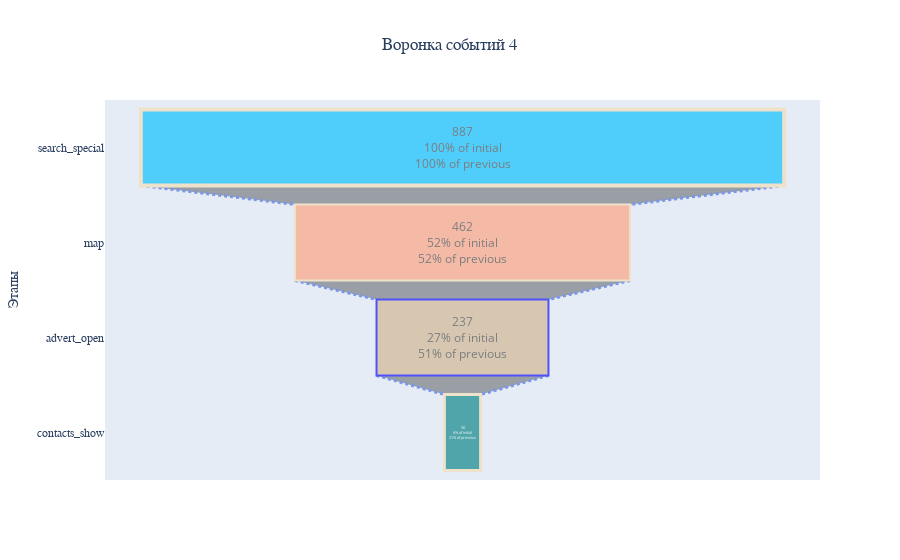

The code cell stored with this chart in its notebook:
### Markdown cell above
#### search_special -> map -> advert_open -> contacts_show

### Code cell
table_temp = filtred_data(dataset,'search_special', 'map', 'advert_open', 'contacts_show')
build_funnel(table_temp, 4)

### Figure 1 — Plotly figure (JSON) as saved in the notebook; plotly's stock layout.template omitted (floating-point values rounded to 4 significant figures)
{"data": [{"connector": {"line": {"color": "royalblue", "dash": "dot", "width": 3}}, "marker": {"color": ["deepskyblue", "lightsalmon", "tan", "teal", "silver"], "line": {"color": ["wheat", "wheat", "blue", "wheat", "wheat"], "width": [4, 2, 2, 3, 1, 1]}}, "opacity": 0.65, "textinfo": "value+percent initial+percent previous", "textposition": "inside", "type": "funnel", "x": [887, 462, 237, 50], "y": ["search_special", "map", "advert_open", "contacts_show"]}], "layout": {"title": {"font": {"family": "Times New Roman"}, "text": "Воронка событий 4", "x": 0.5}, "yaxis": {"tickfont": {"family": "Times New Roman"}, "title": {"font": {"family": "Times New Roman"}, "text": "Этапы"}}}}
